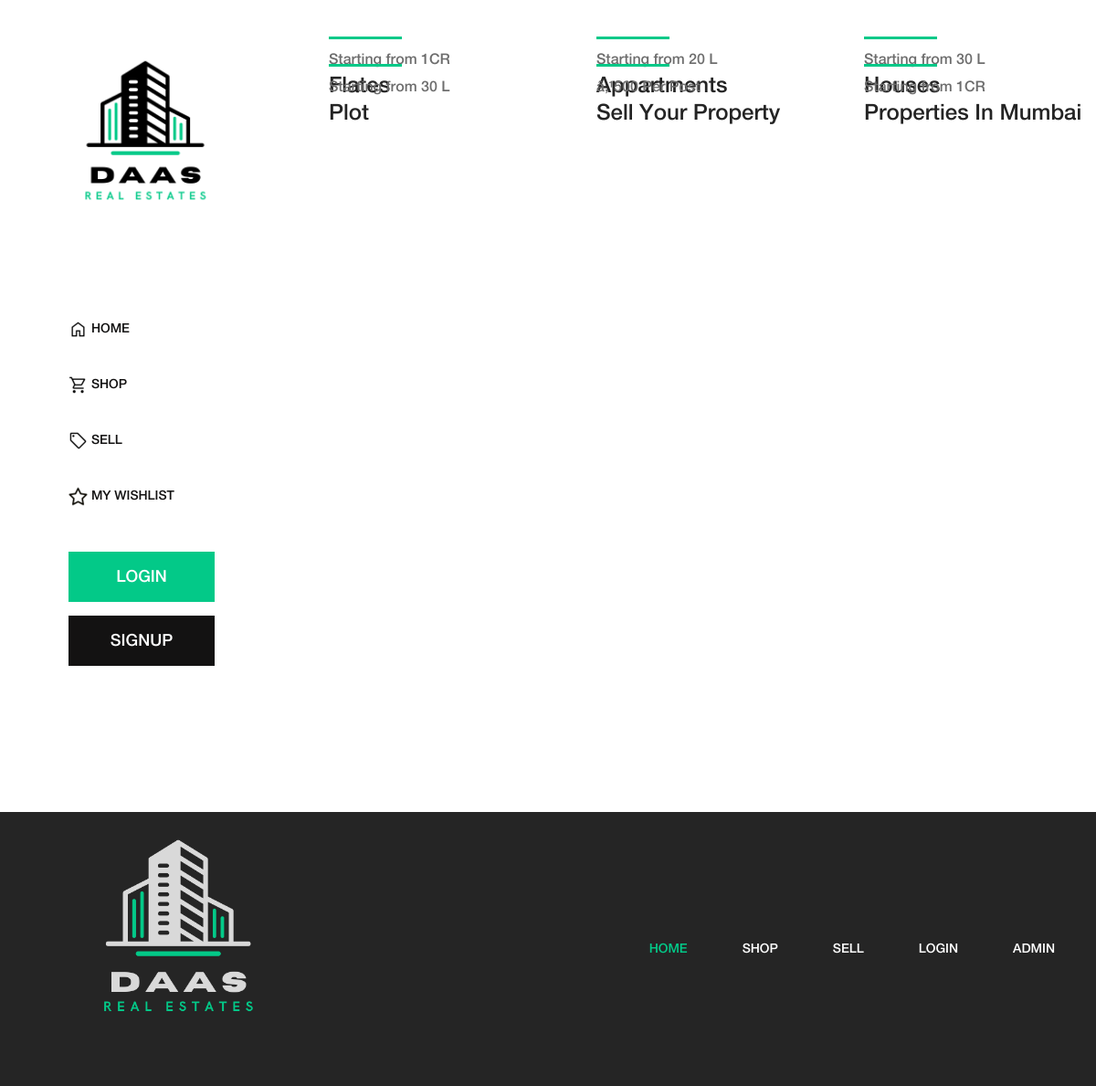
Before: / with the older database file.
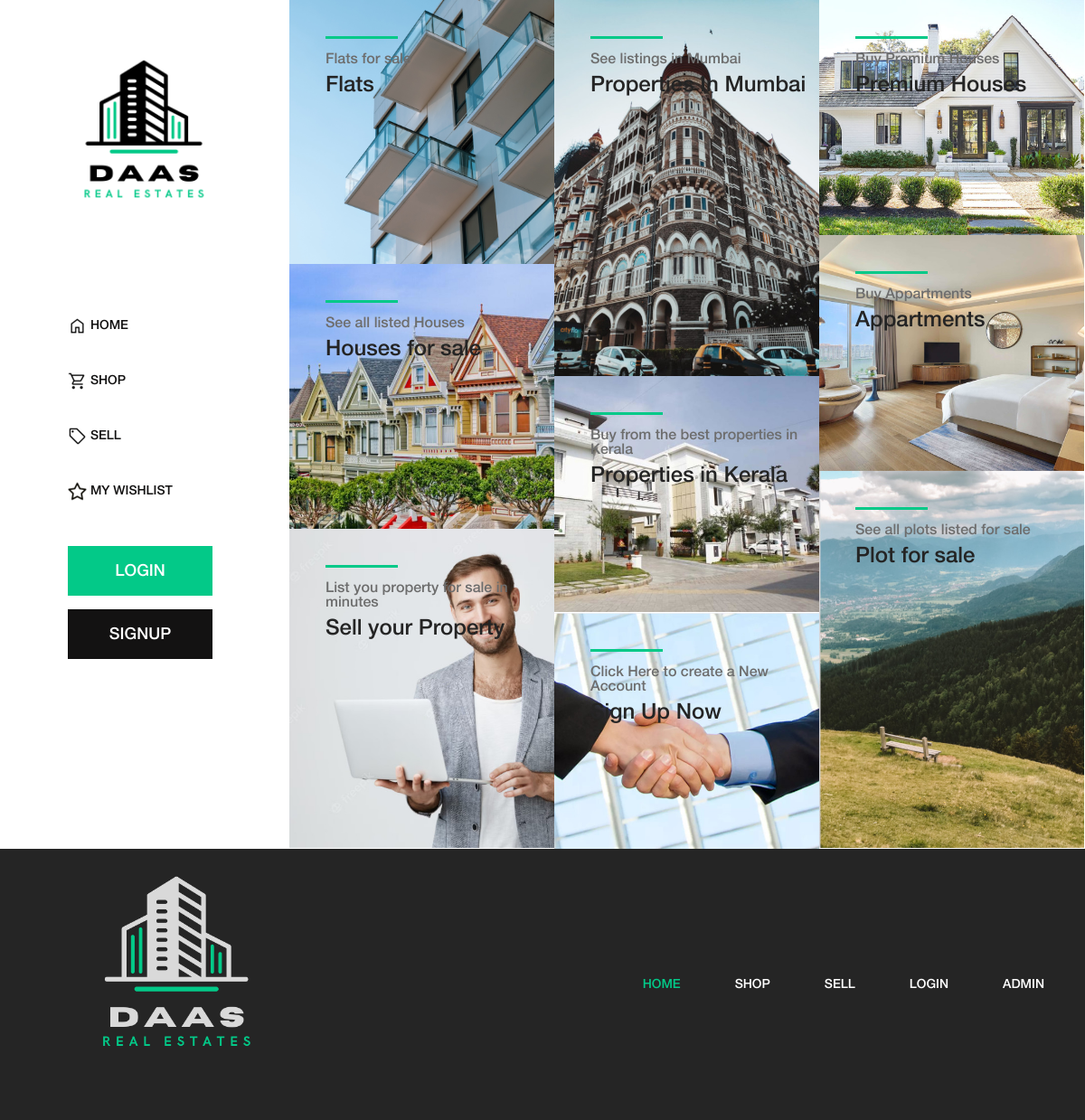
After: the same page with the newer database file.
### tables this page shows
CREATE TABLE `home_tbl` (
  `card_id` int(11) NOT NULL,
  `title` varchar(250) NOT NULL,
  `sub_title` varchar(250) NOT NULL,
  `card_image` varchar(500) NOT NULL,
  `card_link` varchar(500) NOT NULL DEFAULT '#'
);

### index.php (the view, shortened to what this page needs)
<?php include("header.php"); ?>
<?php include("connection.php") ?>
<?php
$query = "SELECT * FROM home_tbl";
$result = mysqli_query($conn, $query);
?>
<div class="products-catagories-area clearfix">
  <div class="amado-pro-catagory clearfix">
    <?php while ($row = mysqli_fetch_assoc($result)) { ?>
      <div class="single-products-catagory clearfix">
        <a href="<?php echo $row["card_link"] ?>">
          <img src="<?php echo substr($row["card_image"], 3) ?>" alt="">
          <div class="hover-content">
            <div class="line"></div>
            <p><?php echo $row["sub_title"] ?></p>
            <h4><?php echo $row["title"] ?></h4>
          </div>
        </a>
      </div>
    <?php } ?>
  </div>
</div>
<?php include("footer.php"); ?>

### header.php (shortened to what this page needs)
<!DOCTYPE html>
<html lang="en">
<head>
  <link rel="stylesheet" href="https://cdnjs.cloudflare.com/ajax/libs/bootstrap-select/1.12.1/css/bootstrap-select.css" />
  <link rel="stylesheet" href="css/core-style.css">
  <link rel="stylesheet" href="style.css">
</head>
<body>
  <div class="main-content-wrapper d-flex clearfix">
    <header class="header-area clearfix">
      <div class="logo">
        <a href="index.php"><img src="img/core-img/daas.png" alt=""></a>
      </div>
      <nav class="amado-nav">
        <ul class="nav-list">
          <li><a href="index.php" class="fav-nav"><img src="img/core-img/home.png" alt=""> Home</a></li>
          <li><a href="shop.php" class="fav-nav"><img src="img/core-img/shopping.png" alt=""> Shop</a></li>
          <li><a href="sell.php" class="fav-nav"><img src="img/core-img/sell.png" alt=""> Sell</a></li>
          <li><a href="my_wishlist.php" class="fav-nav"><img src="img/core-img/star_off.png" alt=""> My WishList</a></li>
        </ul>
      </nav>
      <?php
      if (isset($_SESSION["userid"])) {
      ?>
        <div class="amado-btn-group mt-30 mb-100">
          <a href="logout.php" class="btn amado-btn mb-15"> LOGOUT</a>
        </div>
      <?php
      } else {
      ?>
        <div class="amado-btn-group mt-30 mb-100">
          <a href="login.php" class="btn amado-btn mb-15">LOGIN</a>
          <a href="signup.php" class="btn amado-btn active">SIGNUP</a>
        </div>
      <?php } ?>
    </header>

### footer.php (shortened to what this page needs)
</div>
<footer class="footer_area clearfix">
  <div class="container">
    <div class="row align-items-center">
      <div class="col-12 col-lg-4">
        <div class="single_widget_area">
          <div class="footer-logo mr-50">
            <a href="index.php"><img src="img/core-img/daas2.png" alt=""></a>
          </div>
        </div>
      </div>
      <div class="col-12 col-lg-8">
        <div class="single_widget_area">
          <div class="footer_menu">
            <nav class="navbar navbar-expand-lg justify-content-end">
              <div class="collapse navbar-collapse" id="footerNavContent">
                <ul class="navbar-nav ml-auto">
                  <li class="nav-item active">
                    <a class="nav-link" href="index.php">Home</a>
                  </li>
                  <li class="nav-item">
                    <a class="nav-link" href="shop.php">Shop</a>
                  </li>
                  <li class="nav-item">
                    <a class="nav-link" href="sell.php">Sell</a>
                  </li>
                  <li class="nav-item"><?php $val = ((isset($_SESSION["userid"]) ? "logout" : "login")); ?>
                    <a class="nav-link" href="<?php echo $val; ?>.php"><?php echo $val; ?></a>
                  </li>
                  <li class="nav-item">
                    <a class="nav-link" href="admin/login.php">Admin</a>
                  </li>
                </ul>
              </div>
            </nav>
          </div>
        </div>
      </div>
    </div>
  </div>
</footer>
</body>
</html>

### css/core-style.css (style rules this page uses)
* { margin: 0; padding: 0; }
body { font-family: "helveticaneuemedium"; font-size: 16px; }
h1, h2, h3, h4, h5, h6 { color: #242424; line-height: 1.3; font-weight: 400; }
p { color: #6d6d6d; font-size: 20px; line-height: 1.9; font-weight: 400; }
a { text-decoration: none; color: #03C988; font-size: 20px; }
ul, ol { margin: 0; }
ul li, ol li { list-style: none; }
img { height: auto; max-width: 100%; }
.mt-30 { margin-top: 30px !important; }
.mb-15 { margin-bottom: 15px !important; }
.mb-100 { margin-bottom: 100px !important; }
.mr-50 { margin-right: 50px !important; }
.amado-btn { display: inline-block; min-width: 160px; height: 55px; color: #ffffff; border: none; border-radius: 0; padding: 0 7px; font-size: 18px; line-height: 56px; background-color: #03C988; font-weight: 400; }
.amado-btn.active, .amado-btn:hover, .amado-btn:focus { font-size: 18px; color: #ffffff; background-color: #131212; }
.main-content-wrapper { position: relative; z-index: 1; -webkit-transition-duration: 500ms; transition-duration: 500ms; -ms-flex-wrap: wrap; flex-wrap: wrap; }
.main-content-wrapper .header-area { -webkit-transition-duration: 500ms; transition-duration: 500ms; position: relative; z-index: 1; -webkit-box-flex: 0; -ms-flex: 0 0 320px; flex: 0 0 320px; width: 320px; max-width: 320px; background-color: #fff; padding: 60px 75px; }
.main-content-wrapper .header-area .logo { margin-bottom: 100px; display: block; }
.main-content-wrapper .header-area .amado-nav li a { font-size: 14px; text-transform: uppercase; position: relative; z-index: 1; padding: 20px 0; display: block; line-height: 0.9; color: #131212; font-weight: normal; }
.main-content-wrapper .header-area .amado-nav li a::after { -webkit-transition-duration: 500ms; transition-duration: 500ms; width: 30px; height: 3px; position: absolute; top: 50%; margin-top: -1.5px; left: -150px; background-color: #03C988; z-index: 10; content: ''; }
.main-content-wrapper .header-area .amado-btn-group .amado-btn { width: 160px; display: block; }
.main-content-wrapper .products-catagories-area { -webkit-box-flex: 0; -ms-flex: 0 0 calc(100% - 320px); flex: 0 0 calc(100% - 320px); width: calc(100% - 320px); max-width: calc(100% - 320px); }
.single-products-catagory { position: relative; z-index: 1; width: 33.33333%; top: 0; }
.single-products-catagory a { display: block; width: 100%; height: 100%; position: relative; z-index: 10; }
.single-products-catagory a::after { -webkit-transition-duration: 250ms; transition-duration: 250ms; position: absolute; width: 100%; height: 100%; top: 0; left: 0; content: ''; background-color: rgba(60, 60, 60, 0.7); z-index: 1; opacity: 0; visibility: visible; }
.single-products-catagory a img { width: 100%; }
.single-products-catagory .hover-content { position: absolute; top: 40px; left: 40px; z-index: 10; }
.single-products-catagory .hover-content .line { width: 80px; height: 3px; background-color: #03C988; display: block; margin-bottom: 15px; }
.single-products-catagory .hover-content p { font-size: 16px; color: #6d6d6d; line-height: 1; margin-bottom: 5px; -webkit-transition-duration: 250ms; transition-duration: 250ms; }
.single-products-catagory .hover-content h4 { margin-bottom: 0; -webkit-transition-duration: 250ms; transition-duration: 250ms; }
.footer_area { position: relative; z-index: 1; background-color: #252525; padding: 80px 0; }
.footer_area .single_widget_area .footer_menu { position: relative; z-index: 1; margin-left: auto; }
.footer_area .single_widget_area .footer_menu .navbar { padding: 0; }
.footer_area .single_widget_area .footer_menu .navbar-nav .nav-item .nav-link { padding: 10px 30px; color: #fff; text-transform: uppercase; font-size: 14px; }
.footer_area .single_widget_area .footer_menu .navbar-nav .nav-item.active .nav-link { color: #03C988; }
.footer_area .single_widget_area .footer_menu .navbar-nav .nav-item:last-child .nav-link { padding-right: 0; }

### style.css (style rules this page uses)
.row { justify-content: center; }
.footer_area { padding: 0; }

Changed rows visible on the page:
removed home_tbl: sub_title "Starting from 1CR", title "Flates"
removed home_tbl: sub_title "Starting from 20 L", title "Appartments"
removed home_tbl: sub_title "Starting from 30 L", title "Houses"
removed home_tbl: sub_title "Starting from 30 L", title "Plot"
removed home_tbl: sub_title "â‚¹500 Per Post", title "Sell Your Property"
removed home_tbl: sub_title "Starting from 1CR", title "Properties In Mumbai"
added home_tbl: card_image (picture), sub_title "Flats for sale", title "Flats"
added home_tbl: card_image (picture), sub_title "See listings in Mumbai", title "Properties In Mumbai"
added home_tbl: card_image (picture), sub_title "Buy Premium Houses", title "Premium Houses"
added home_tbl: card_image (picture), sub_title "Buy Appartments", title "Appartments"
added home_tbl: card_image (picture), sub_title "See all listed Houses", title "Houses for sale"
added home_tbl: card_image (picture), sub_title "Buy from the best properties in Kerala", title "Properties in Kerala"
added home_tbl: card_image (picture), sub_title "See all plots listed for sale", title "Plot for sale"
added home_tbl: card_image (picture), sub_title "List you property for sale in minutes", title "Sell your Property"
added home_tbl: card_image (picture), sub_title "Click Here to create a New Account", title "Sign Up Now"
